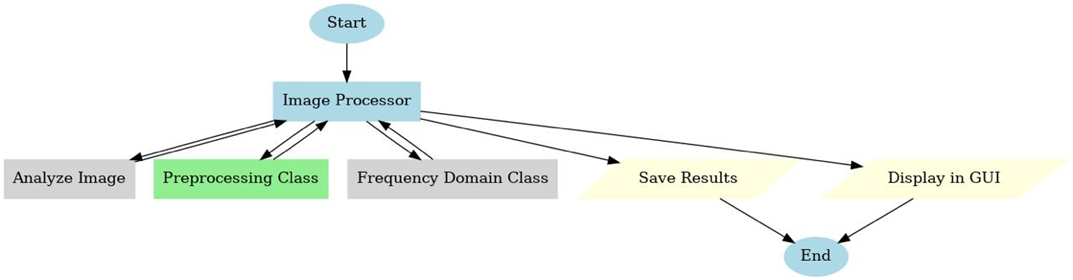
#> input picture img.png, 1073 x 280 px
$ python -i AnalyzeImageUtils.py   (imports and definitions only)   (older library calls are emulated)
#> lines starting #> are read from the running program, lines starting #| are printed output that depends on the picture
#> further down, picture is the input picture: shape (280, 1073, 3); mean B, G, R 244.3, 247.4, 244
import cv2
import numpy as np
from scipy import fftpack


class AnalyzeImage:
    # [114 lines left out: functions apply_high_pass_filter, calculate_histogram, fft_and_magnitude_spectrum, is_this_image_wearing_glasses, check_if_its_sunbathing, is_this_a_midnight_snack and 2 more, not called in this run]

    @staticmethod
    def is_rotated(img, rotation_threshold=10):
#> called with rotation_threshold = 10
        img_with_border = cv2.copyMakeBorder(img, 100, 100, 200, 200, cv2.BORDER_CONSTANT, value=[255])
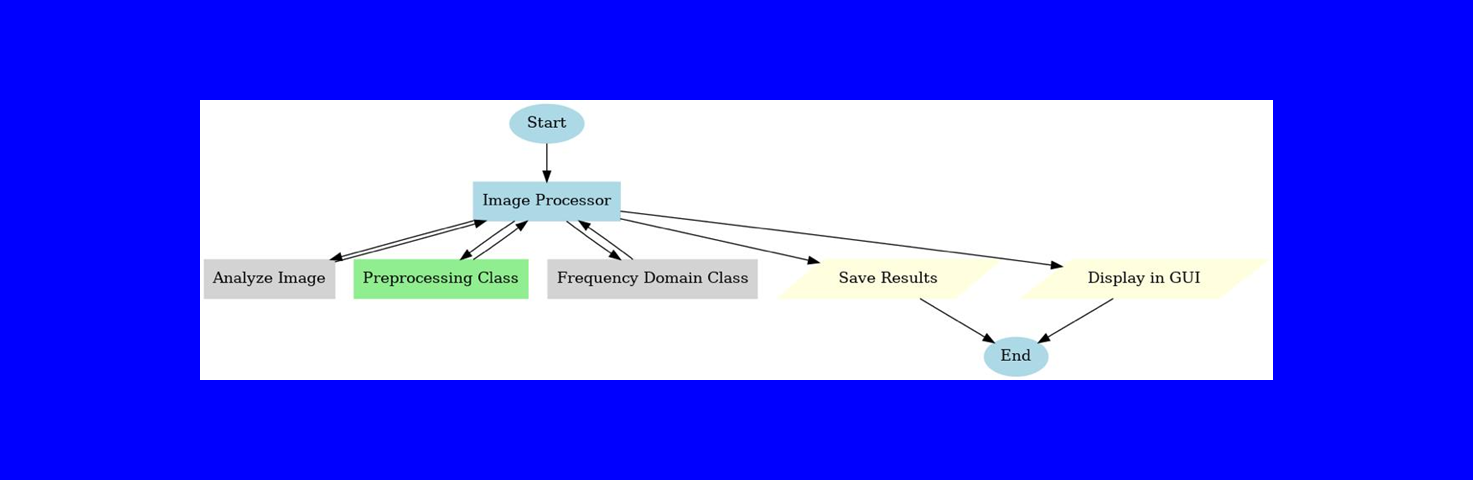
#> img_with_border: shape (480, 1473, 3); mean B, G, R 250.4, 105.1, 103.7

        _, inverted_threshold = cv2.threshold(img_with_border, 60, 255, cv2.THRESH_BINARY_INV)
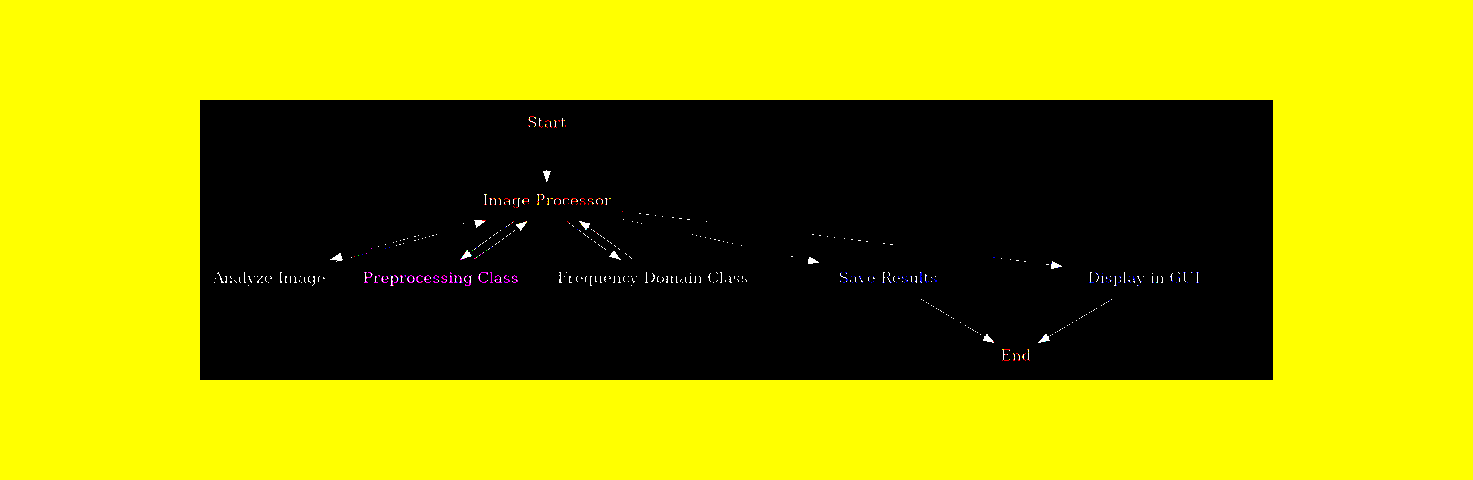
#> inverted_threshold: shape (480, 1473, 3); mean B, G, R 0.8, 147.3, 147.5

#> (the run stopped early here; a loop or call above may not have finished)
